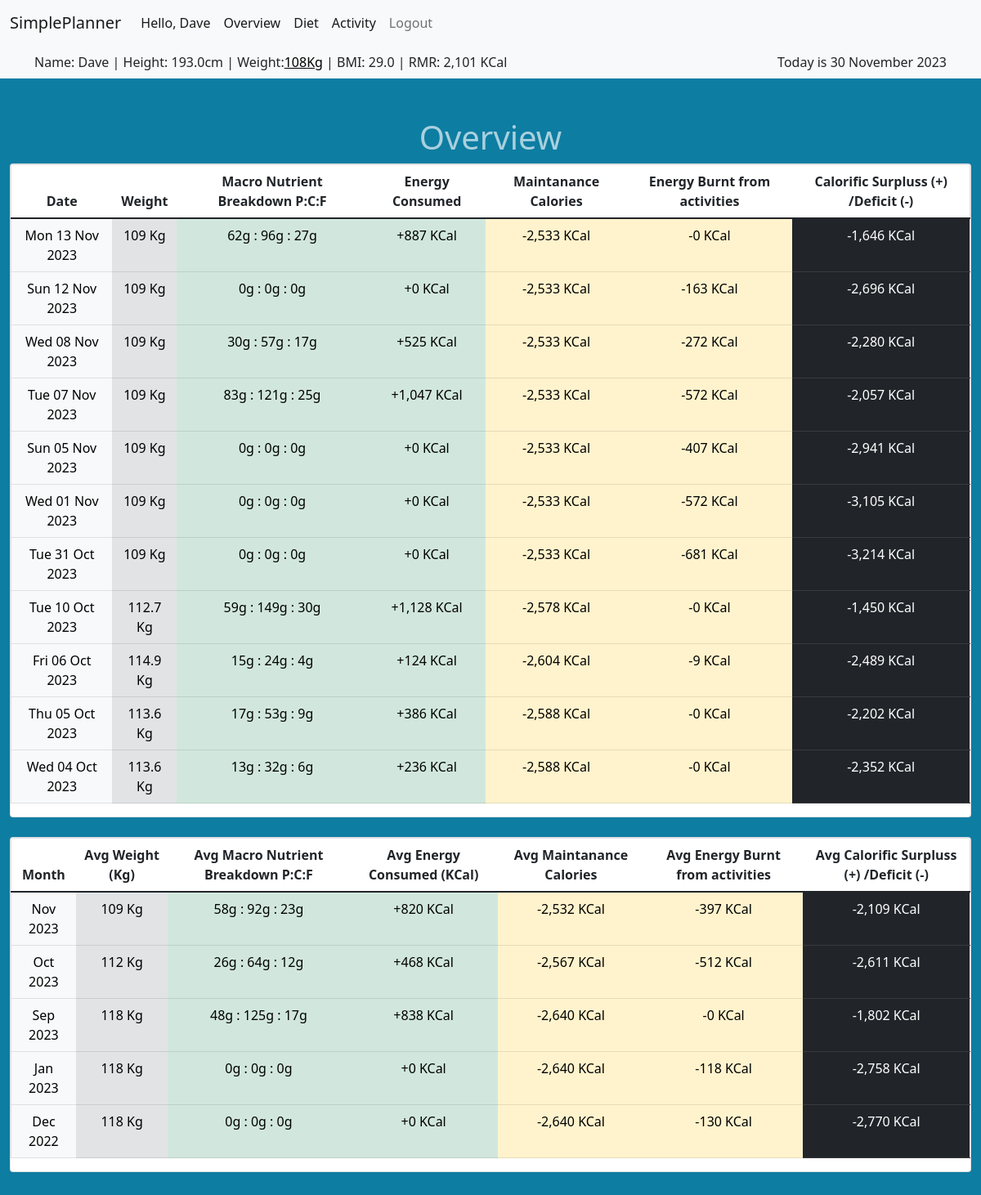
/overview (signed in), run on the app's committed database.
### tables this page shows
CREATE TABLE "weight" (
    id INTEGER PRIMARY KEY,
    user_id INTEGER REFERENCES users(id) NOT NULL,
    date DATE NOT NULL,
    weight INTEGER,
    CONSTRAINT UC_user_date UNIQUE (user_id, date)
);

### app.py (the view)
@app.route("/overview")
@helpers.login_required
def overview():
    cur = db.cursor()
    daily_diet = cur.execute("""SELECT date, sum(amount) AS amount, sum(energy) AS energy, sum(protien) AS protien, sum(carbohydrate) AS carbohydrate, sum(fat) AS fat
                            FROM consumption
                            WHERE user_id = ?
                            GROUP BY date
                            ORDER BY date DESC
                            LIMIT 7""", (session["user_id"], )).fetchall()
    monthly_diet = cur.execute("""SELECT STRFTIME("%Y-%m", date) AS month, avg(amount) AS amount, avg(energy) AS energy, avg(protien) AS protien, avg(carbohydrate) AS carbohydrate, avg(fat) AS fat
                            FROM (SELECT date, sum(amount) AS amount, sum(energy) AS energy, sum(protien) AS protien, sum(carbohydrate) AS carbohydrate, sum(fat) AS fat
                            FROM consumption
                            WHERE user_id = ?
                            GROUP BY date)
                            GROUP BY month
                            ORDER BY month DESC""", (session["user_id"], )).fetchall()
    daily_weight = cur.execute(
        "SELECT * FROM weight where user_id = ?", (session["user_id"], )).fetchall()
    monthly_weight = cur.execute(
        "SELECT STRFTIME('%Y-%m', date) AS month, AVG(weight) AS weight FROM weight WHERE user_id = ?  GROUP BY month", (session["user_id"], )).fetchall()
    daily_activity = cur.execute(
        "SELECT date, sum(energy) AS energy FROM activity WHERE user_id = ? GROUP BY date ORDER BY date DESC LIMIT 7", (session["user_id"], )).fetchall()
    monthly_activity = cur.execute(
        "SELECT STRFTIME('%Y-%m', date) AS month, AVG(energy) AS energy FROM activity WHERE user_id = ?  GROUP BY month", (session["user_id"], )).fetchall()
    cur.close()
    if not daily_activity or not daily_diet:
        return render_template("overview.html")
    for day in daily_diet:
        for x in daily_weight:
            if day["date"] >= x["date"]:
                day["weight"] = x["weight"]
            elif 'weight' not in day:
                day["weight"] = x["weight"]
        day["rmr"] = helpers.mifflin_st_jeor(day["weight"], session["height"], helpers.calculate_age(
            session["birthday"]), session["sex"])
        day["basic_maint"] = day["rmr"] * 1.2
        for y in daily_activity:
            if not any(day["date"] == y["date"] for day in daily_diet):
                daily_diet.append({"date": y["date"], "amount": 0, "energy": 0,
                                   "protien": 0, "carbohydrate": 0, "fat": 0})
            if day["date"] == y["date"]:
                day["energy_out"] = y["energy"]
            elif "energy_out" not in day:
                day["energy_out"] = 0
    daily_diet = sorted(daily_diet, key=lambda d: d["date"], reverse=True)
    for day in daily_diet:
        day["date"] = datetime.strptime(
            day["date"], '%Y-%m-%d').strftime("%a %d %b %Y")
    for month in monthly_diet:
        for x in monthly_weight:
            if month["month"] >= x["month"]:
                month["weight"] = x["weight"]
            elif 'weight' not in month:
                month["weight"] = x["weight"]
        month["rmr"] = helpers.mifflin_st_jeor(month["weight"], session["height"], helpers.calculate_age(
            session["birthday"]), session["sex"])
        month["basic_maint"] = month["rmr"] * 1.2
        for y in monthly_activity:
            if not any(month["month"] == y["month"] for month in monthly_diet):
                monthly_diet.append(
                    {"month": y["month"], "amount": 0, "energy": 0, "protien": 0, "carbohydrate": 0, "fat": 0})
            if month["month"] == y["month"]:
                month["energy_out"] = y["energy"]
            elif "energy_out" not in month:
                month["energy_out"] = 0
    monthly_diet = sorted(monthly_diet, key=lambda d: d["month"], reverse=True)
    for month in monthly_diet:
        month["month"] = datetime.strptime(
            month["month"], '%Y-%m').strftime("%b %Y")
    return render_template("overview.html", daily=daily_diet, monthly=monthly_diet)

### helpers.py (called while the page is built)
def dict_factory(cursor, row):
    fields = [column[0] for column in cursor.description]
    return {key: value for key, value in zip(fields, row)}

def login_required(f):
    @wraps(f)
    def decorated_function(*args, **kwargs):
        if session.get("user_id") is None:
            return redirect("/login")
        return f(*args, **kwargs)
    return decorated_function

def kcal(value):
    return f"{value:,} KCal"

def gkg(value):
    if value < 1000:
        return f"{value:}g"
    else:
        return f"{float(value/1000):,.1f}Kg"

def date_format(value):
    months = ("January", "February", "March", "April", "May", "June",
              "July", "August", "September", "October", "November", "December")
    month = months[value.month-1]
    return "{} {} {}".format(value.day, month, value.year)

def mifflin_st_jeor(weight, height, age, sex):
    if sex == 'm':
        rmr = int((10 * weight) + (6.25 * height) - (5 * age) + 5)
        return rmr
    elif sex == 'f':
        rmr = int((10 * weight) + (6.25 * height) - (5 * age) - 161)
        return rmr
    else:
        print("error in mifflin_st_jeor")
        return 1

def calculate_age(birthdate):
    days_in_year = 365.2425
    age = int((date.today() - datetime.strptime(birthdate,
              '%Y-%m-%d').date()).days / days_in_year)
    return age

### templates/overview.html (shortened to what this page needs)
{% extends "layout.html" %}
{% block main %}
    <h1>Overview</h1>
    {% if daily %}
    <div class="card text-center">
        <table class="table">
            <thead>
                <tr>
                    <th>Date</th>
                    <th>Weight</th>
                    <th>Macro Nutrient Breakdown P:C:F</th>
                    <th>Energy Consumed</th>
                    <th>Maintanance Calories</th>
                    <th>Energy Burnt from activities</th>
                    <th>Calorific Surpluss (+) /Deficit (-)</th>
                </tr>
            </thead>
            <tbody>
                {% for day in daily %}
                <tr>
                    <td class="table-light">{{ day["date"] }}</td>
                    <td class="table-secondary">{{ day["weight"] }} Kg</td>
                    <td class="table-success">{{ day["protien"] | round | int | gkg }} : {{ day["carbohydrate"] | round |
                        int | gkg }} : {{ day["fat"] | round | int | gkg }}</td>
                    <td class="table-success">+{{ day["energy"] | round | int | kcal }}</td>
                    <td class="table-warning">-{{ day["basic_maint"] | round | int | kcal }}</td>
                    <td class="table-warning">-{{ day["energy_out"] | round | int | kcal }}</td>
                    <td class="table-dark">{{ (day["energy"] - day["basic_maint"] - day["energy_out"]) | round | int | kcal
                        }}</td>
                </tr>
                {% endfor %}
            </tbody>
        </table>
    </div>
    <br>
    <div class="card text-center">
        <table class="table">
            <thead>
                <tr>
                    <th>Month</th>
                    <th>Avg Weight (Kg)</th>
                    <th>Avg Macro Nutrient Breakdown P:C:F</th>
                    <th>Avg Energy Consumed (KCal)</th>
                    <th>Avg Maintanance Calories</th>
                    <th>Avg Energy Burnt from activities</th>
                    <th>Avg Calorific Surpluss (+) /Deficit (-)</th>
                </tr>
            </thead>
            <tbody>
                {% for month in monthly %}
                <tr>
                    <td class="table-light">{{ month["month"] }}</td>
                    <td class="table-secondary">{{ month["weight"] | round | int }} Kg</td>
                    <td class="table-success">{{ month["protien"] | round | int | gkg }} : {{ month["carbohydrate"] | round
                        | int | gkg }} : {{ month["fat"] | round | int | gkg }}</td>
                    <td class="table-success">+{{ month["energy"] | round | int | kcal }}</td>
                    <td class="table-warning">-{{ month["basic_maint"] | round | int | kcal }}</td>
                    <td class="table-warning">-{{ month["energy_out"] | round | int | kcal }}</td>
                    <td class="table-dark">{{ (month["energy"] - month["basic_maint"] - month["energy_out"]) | round | int |
                        kcal }}</td>
                </tr>
                {% endfor %}
            </tbody>
        </table>
    </div>
    {% else %}
    <p>You are yet to start logging your <a href="/diet_diary">diet</a> and <a href="/exercise_diary">activity</a>.</p>
    {% endif %}
{% endblock %}

### static/style.css (style rules this page uses)
body { background-color: rgb(14, 125, 162); }
h1 { color: rgba(255, 255, 255, 0.645); text-align: center; }
table { border: 1px solid; }

### data on the page
weight: date "Tue 10 Oct 2023", weight "112.7", protien|gkg "59g", carbohydrate|gkg "149g", fat|gkg "30g", energy|kcal "1,128 KCal", basic_maint|kcal "2,578 KCal", energy_out|kcal "0 KCal", energy "-1,450 KCal"
weight: date "Fri 06 Oct 2023", weight "114.9", protien|gkg "15g", carbohydrate|gkg "24g", fat|gkg "4g", energy|kcal "124 KCal", basic_maint|kcal "2,604 KCal", energy_out|kcal "9 KCal", energy "-2,489 KCal"
weight: date "Thu 05 Oct 2023", weight "113.6", protien|gkg "17g", carbohydrate|gkg "53g", fat|gkg "9g", energy|kcal "386 KCal", basic_maint|kcal "2,588 KCal", energy_out|kcal "0 KCal", energy "-2,202 KCal", date "Wed 04 Oct 2023", protien|gkg "13g", carbohydrate|gkg "32g", fat|gkg "6g", energy|kcal "236 KCal", energy "-2,352 KCal"

### other printed values
{{ session["username"] }} "Dave"
{{ session["height"] }} "193.0"
{{ session['weight'] }} "108"
{{ session["rmr"] | kcal }} "2,101 KCal"
{{ session["today"] | date_format }} "30 November 2023"
{{ day["date"] }} "Mon 13 Nov 2023" "Sun 12 Nov 2023" "Wed 08 Nov 2023" "Tue 07 Nov 2023" "Sun 05 Nov 2023" "Wed 01 Nov 2023" "Tue 31 Oct 2023"
{{ day["weight"] }} "109" "109" "109" "109" "109" "109" "109"
{{ day["protien"] | round | int | gkg }} "62g" "0g" "30g" "83g" "0g" "0g" "0g"
{{ day["carbohydrate"] | round |
                        int | gkg }} "96g" "0g" "57g" "121g" "0g" "0g" "0g"
{{ day["fat"] | round | int | gkg }} "27g" "0g" "17g" "25g" "0g" "0g" "0g"
{{ day["energy"] | round | int | kcal }} "887 KCal" "0 KCal" "525 KCal" "1,047 KCal" "0 KCal" "0 KCal" "0 KCal"
{{ day["basic_maint"] | round | int | kcal }} "2,533 KCal" "2,533 KCal" "2,533 KCal" "2,533 KCal" "2,533 KCal" "2,533 KCal" "2,533 KCal"
{{ day["energy_out"] | round | int | kcal }} "0 KCal" "163 KCal" "272 KCal" "572 KCal" "407 KCal" "572 KCal" "681 KCal"
{{ month["month"] }} "Nov 2023" "Oct 2023" "Sep 2023" "Jan 2023" "Dec 2022"
{{ month["weight"] | round | int }} "109" "112" "118" "118" "118"
